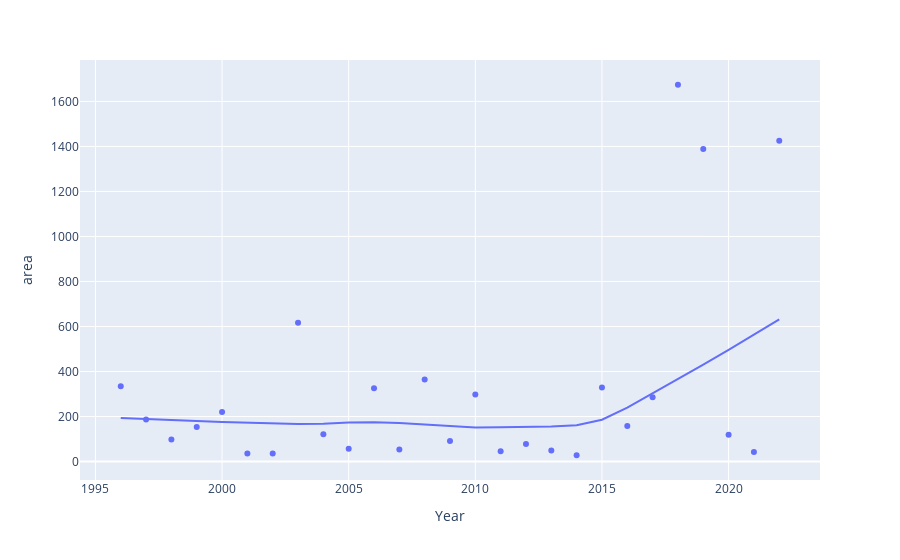
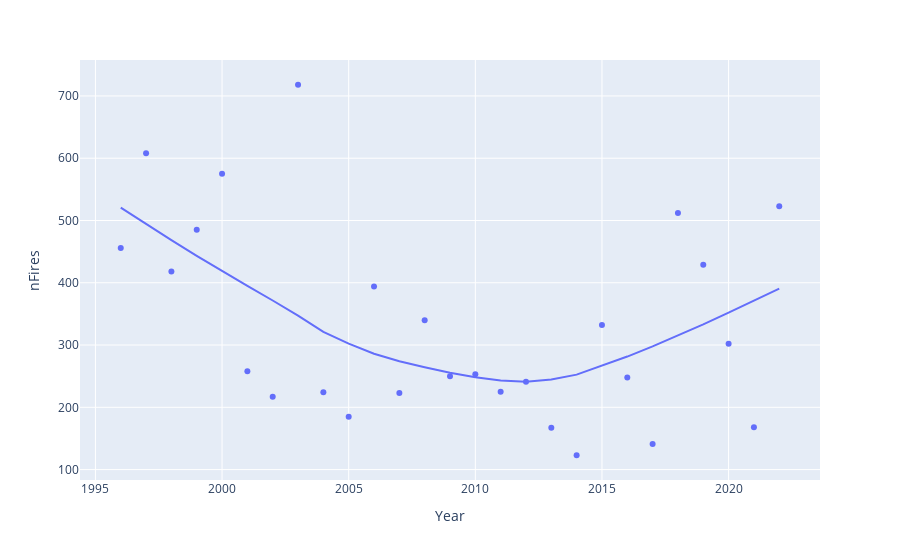

Notebook code cell kept with these figures, in order:
### Code cell
fig1 = pl.scatter(sum, x="Year", y="area", trendline="lowess")
fig2 = pl.scatter(sum, x="Year", y="nFires", trendline="lowess")
fig1.show()
fig2.show()

### Figure 1 — Plotly figure (JSON) as saved in the notebook; plotly's stock layout.template omitted (floating-point values rounded to 4 significant figures)
{"data": [{"hovertemplate": "Year=%{x}<br>area=%{y}<extra></extra>", "legendgroup": "", "marker": {"color": "#636efa", "symbol": "circle"}, "mode": "markers", "name": "", "orientation": "v", "showlegend": false, "type": "scatter", "x": [1996, 1997, 1998, 1999, 2000, 2001, 2002, 2003, 2004, 2005, 2006, 2007, 2008, 2009, 2010, 2011, 2012, 2013, 2014, 2015, 2016, 2017, 2018, 2019, 2020, 2021, 2022], "xaxis": "x", "y": [334.8, 186.9, 98.2, 153.2, 219.9, 35.9, 36, 616.9, 121.3, 56.6, 325.7, 53.3, 365, 91.7, 298.3, 46.2, 77.9, 49.1, 27.9, 328.4, 157.6, 285.4, 1674.0, 1389.0, 118.7, 41.89, 1426.0], "yaxis": "y"}, {"hovertemplate": "<b>LOWESS trendline</b><br><br>Year=%{x}<br>area=%{y} <b>(trend)</b><extra></extra>", "legendgroup": "", "marker": {"color": "#636efa", "symbol": "circle"}, "mode": "lines", "name": "", "showlegend": false, "type": "scatter", "x": [1996, 1997, 1998, 1999, 2000, 2001, 2002, 2003, 2004, 2005, 2006, 2007, 2008, 2009, 2010, 2011, 2012, 2013, 2014, 2015, 2016, 2017, 2018, 2019, 2020, 2021, 2022], "xaxis": "x", "y": [193.6, 188.3, 183.7, 179.7, 175.9, 172.4, 169.1, 166.4, 168.3, 173.0, 174.3, 171.5, 164.7, 156.6, 151.5, 151.8, 153.2, 155.4, 161.2, 185.9, 239.9, 302.6, 366.6, 430.8, 495.7, 562.0, 631.3], "yaxis": "y"}], "layout": {"legend": {"tracegroupgap": 0}, "margin": {"t": 60}, "xaxis": {"anchor": "y", "domain": [0, 1], "title": {"text": "Year"}}, "yaxis": {"anchor": "x", "domain": [0, 1], "title": {"text": "area"}}}}

### Figure 2 — Plotly figure (JSON) as saved in the notebook; plotly's stock layout.template omitted (floating-point values rounded to 4 significant figures)
{"data": [{"hovertemplate": "Year=%{x}<br>nFires=%{y}<extra></extra>", "legendgroup": "", "marker": {"color": "#636efa", "symbol": "circle"}, "mode": "markers", "name": "", "orientation": "v", "showlegend": false, "type": "scatter", "x": [1996, 1997, 1998, 1999, 2000, 2001, 2002, 2003, 2004, 2005, 2006, 2007, 2008, 2009, 2010, 2011, 2012, 2013, 2014, 2015, 2016, 2017, 2018, 2019, 2020, 2021, 2022], "xaxis": "x", "y": [456, 608, 418, 485, 575, 258, 217, 718, 224, 185, 394, 223, 340, 250, 253, 225, 241, 167, 123, 332, 248, 141, 512, 429, 302, 168, 523], "yaxis": "y"}, {"hovertemplate": "<b>LOWESS trendline</b><br><br>Year=%{x}<br>nFires=%{y} <b>(trend)</b><extra></extra>", "legendgroup": "", "marker": {"color": "#636efa", "symbol": "circle"}, "mode": "lines", "name": "", "showlegend": false, "type": "scatter", "x": [1996, 1997, 1998, 1999, 2000, 2001, 2002, 2003, 2004, 2005, 2006, 2007, 2008, 2009, 2010, 2011, 2012, 2013, 2014, 2015, 2016, 2017, 2018, 2019, 2020, 2021, 2022], "xaxis": "x", "y": [520.6, 494.2, 468.4, 443.1, 418.7, 395.0, 371.5, 347.4, 321.1, 302.3, 286.1, 274.0, 264.5, 255.5, 248.1, 243.0, 241.1, 244.5, 252.4, 266.3, 281.5, 297.8, 315.0, 333.2, 352.1, 371.2, 390.6], "yaxis": "y"}], "layout": {"legend": {"tracegroupgap": 0}, "margin": {"t": 60}, "xaxis": {"anchor": "y", "domain": [0, 1], "title": {"text": "Year"}}, "yaxis": {"anchor": "x", "domain": [0, 1], "title": {"text": "nFires"}}}}
